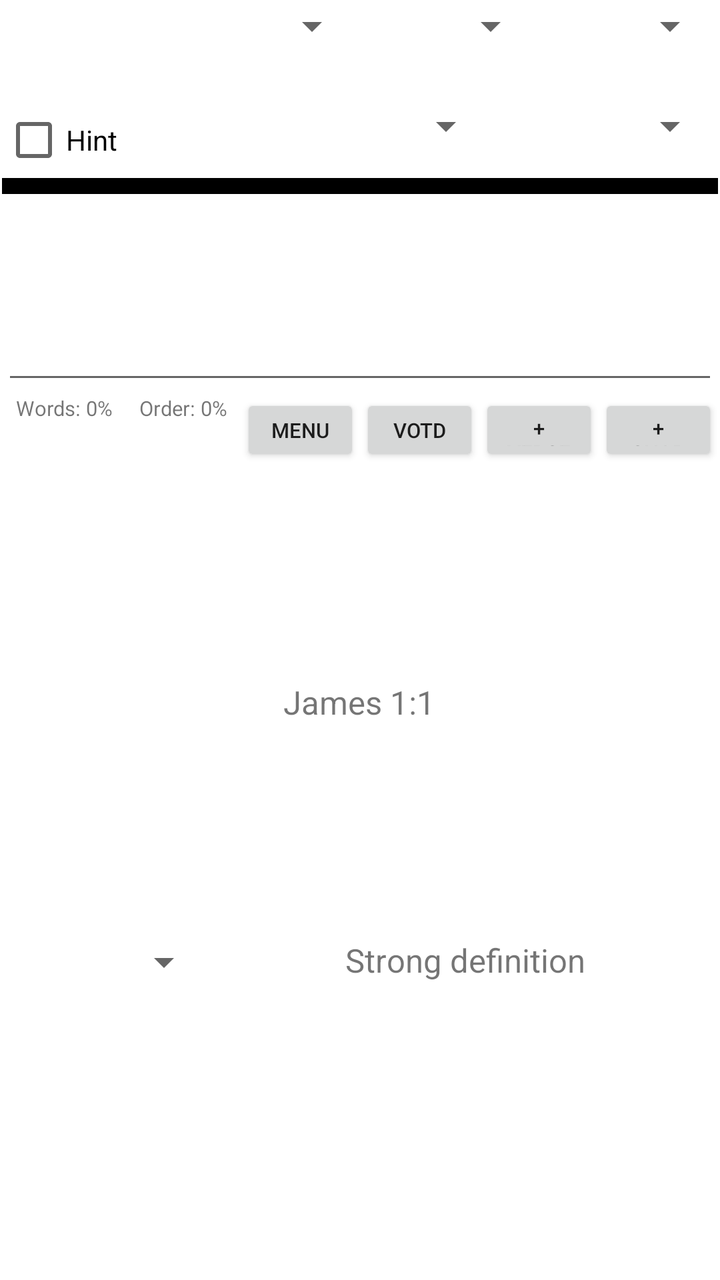
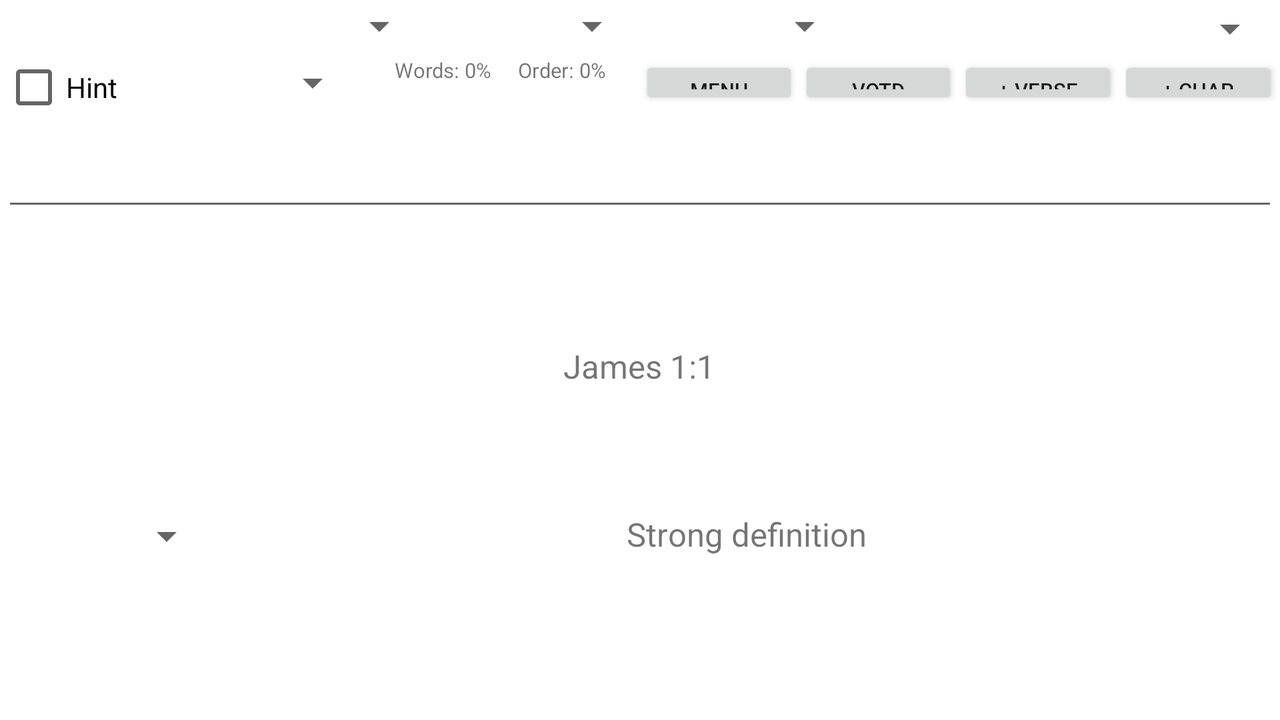

Compare how this app lays out the same screen by default and in its alternative resource folder. The renders come first, then the two layout files and the values they reference.
<!-- AndroidManifest.xml: application theme Theme.NTSoulRecall -->
<!-- res/layout/main.xml -->
<?xml version="1.0" encoding="utf-8"?>
<LinearLayout xmlns:android="http://schemas.android.com/apk/res/android"
    android:id="@+id/ll00"
    android:orientation="vertical"
    android:padding="1dip"
    android:layout_width="fill_parent"
    android:layout_height="wrap_content">

    <LinearLayout
        android:id="@+id/ll01"
        android:layout_width="fill_parent"
        android:layout_height="50dip"
        android:weightSum="4"
        android:orientation="horizontal" >

        <Spinner
            android:id="@+id/sBook"
            android:layout_width="0dp"
            android:layout_height="wrap_content"
            android:layout_weight="2"
            android:prompt="@string/book_prompt" />

        <Spinner
            android:id="@+id/sChapter"
            android:layout_width="0dp"
            android:layout_height="wrap_content"
            android:layout_weight="1"
            android:prompt="@string/chapter_prompt" />

        <Spinner
            android:id="@+id/sVerse"
            android:layout_width="0dp"
            android:layout_height="wrap_content"
            android:layout_weight="1"
            android:prompt="@string/verse_prompt" />

    </LinearLayout>
    <LinearLayout
      android:id="@+id/ll02"
      android:orientation="horizontal"
      android:layout_width="fill_parent"
      android:layout_height="38dip">
        <CheckBox android:id="@+id/chPreview"
        android:layout_width="0dp"
        android:layout_height="wrap_content"
        android:layout_weight="80"
        android:text="@string/preview_text"
        />
        <Spinner
            android:id="@+id/sAuto"
            android:layout_width="0dp"
            android:layout_height="wrap_content"
            android:layout_weight="140"
            android:prompt="@string/auto_prompt"
        />
        <Spinner
            android:id="@+id/sVersion"
            android:layout_width="0dp"
            android:layout_height="wrap_content"
            android:layout_weight="100"
            android:prompt="@string/version_prompt"
        />
    </LinearLayout>
    <TextView
      android:id="@+id/tvBlank01"
      android:text=""
      android:gravity="center_horizontal"
      android:background="#000000"
      android:layout_width="fill_parent"
      android:layout_height="8dip"/>
    <LinearLayout
          android:id="@+id/editLayout"
          android:orientation="horizontal"
          android:layout_width="fill_parent"
          android:layout_height="100dip">
            <EditText
                android:id="@+id/editText"
                android:textSize="8pt"
                android:layout_width="fill_parent"
                android:layout_height="fill_parent"/>
    </LinearLayout>

    <LinearLayout
          android:id="@+id/ll03"
          android:orientation="horizontal"
          android:layout_width="fill_parent"
          android:layout_height="36dip">
        <TextView
            android:id="@+id/scoreOutput"
            android:text="Words: 0%     Order: 0%"
            android:textSize="5pt"
            android:gravity="center_horizontal"
            android:layout_width="0dp"
            android:layout_height="fill_parent"
            android:layout_weight="160"/>
        <Button android:id="@+id/btnMenu" android:layout_width="0dp"
            android:layout_weight="80"
            android:textSize="5pt"
            android:layout_height="fill_parent" android:text="Menu"></Button>
        <Button android:id="@+id/btnVotD" android:layout_width="0dp"
              android:layout_weight="80"
          android:textSize="5pt"
          android:layout_height="fill_parent" android:text="VotD"></Button>
          <Button android:id="@+id/btnAddVerse" android:layout_width="0dp"
              android:layout_weight="80"
          android:textSize="5pt"
          android:layout_height="fill_parent" android:text="+ Verse"></Button>
          <Button android:id="@+id/btnAddChapter" android:layout_width="0dp"
              android:layout_weight="80"
          android:textSize="5pt"
          android:layout_height="fill_parent" android:text="+ Chap"></Button>
         
    </LinearLayout>

    <LinearLayout
      android:id="@+id/llVerse"
      android:orientation="horizontal"
      android:layout_width="fill_parent"
      android:layout_height="236dip">
      <RelativeLayout
          android:layout_width="0dp"
          android:layout_height="fill_parent"
          android:layout_weight="0.10">
        <TextView
            android:id="@+id/fakeLeft"
            android:text=""
            android:textSize="8pt"
            android:layout_width="fill_parent"
            android:layout_height="fill_parent"/>
      </RelativeLayout>
      <RelativeLayout
            android:layout_width="0dp"
            android:layout_height="fill_parent"
            android:layout_weight="0.80">
      <ViewFlipper android:id="@+id/ViewFlipper01"
            android:layout_width="fill_parent" android:layout_height="fill_parent">
            
            <TextView
            android:id="@+id/returnVerse"
            android:text="James 1:1"
            android:textSize="8pt"
            android:layout_width="fill_parent"
            android:layout_height="fill_parent"
            android:gravity="center_vertical|center_horizontal"/>
            <TextView
            android:id="@+id/returnText"
            android:text="Actual verse here..."
            android:textSize="8pt"
            android:layout_width="fill_parent"
            android:layout_height="fill_parent"
            android:gravity="center_vertical|center_horizontal"/>
            
        </ViewFlipper>
        </RelativeLayout>
        <RelativeLayout
            android:layout_width="0dp"
            android:layout_height="fill_parent"
            android:layout_weight="0.10">
        <TextView
            android:id="@+id/fakeRight"
            android:text=""
            android:textSize="8pt"
            android:layout_width="fill_parent"
            android:layout_height="fill_parent"/>
        </RelativeLayout>
    </LinearLayout>

    <LinearLayout
          android:id="@+id/ll04"
          android:orientation="horizontal"
          android:layout_width="fill_parent"
          android:layout_height="128dip"
          android:layout_weight="1">
        <Spinner
            android:id="@+id/sStrongNumbers"
            android:layout_width="0dp"
            android:layout_height="wrap_content"
            android:layout_weight="125"
            android:prompt="@string/strong_prompt" />
       <TextView
        android:id="@+id/tvStrongDefinition"
        android:text="Strong definition"
        android:textSize="8pt"
        android:layout_width="0dp"
        android:layout_height="fill_parent"
        android:gravity="top|center_horizontal"
        android:layout_weight="300"/>
    </LinearLayout>
        
</LinearLayout>
<!-- resources referenced by this layout -->
<resources>
  <string name="auto_prompt">Choose verse sequence</string>
  <string name="book_prompt">Choose a book</string>
  <string name="chapter_prompt">Choose a chapter</string>
  <string name="preview_text">Hint</string>
  <string name="strong_prompt">Choose search number</string>
  <string name="verse_prompt">Choose a verse</string>
  <string name="version_prompt">Choose a Bible version</string>
  <style name="Theme.NTSoulRecall" parent="Theme.MaterialComponents.DayNight.DarkActionBar">
          
          <item name="colorPrimary">@color/purple_500</item>
          <item name="colorPrimaryVariant">@color/purple_700</item>
          <item name="colorOnPrimary">@color/white</item>
          
          <item name="colorSecondary">@color/teal_200</item>
          <item name="colorSecondaryVariant">@color/teal_700</item>
          <item name="colorOnSecondary">@color/black</item>
          
          <item name="android:statusBarColor">?attr/colorPrimaryVariant</item>
          
      </style>
</resources>
<!-- res/layout-land/main.xml (the author's variant of the layout above) -->
<!-- drawn on the phone turned sideways -->
<?xml version="1.0" encoding="utf-8"?>
<LinearLayout xmlns:android="http://schemas.android.com/apk/res/android"
    android:id="@+id/ll00"
    android:orientation="vertical"
    android:padding="1dip"
    android:layout_width="fill_parent"
    android:layout_height="wrap_content">
    <LinearLayout
      android:id="@+id/ll01"
      android:orientation="horizontal"
      android:layout_width="fill_parent"
      android:layout_height="38dip"
      android:layout_weight="1">
        <Spinner
            android:id="@+id/sBook"
            android:layout_width="0dp"
            android:layout_height="wrap_content"
            android:layout_weight="160"
            android:prompt="@string/book_prompt"
        />
        <Spinner
            android:id="@+id/sChapter"
            android:layout_width="0dp"
            android:layout_height="wrap_content"
            android:layout_weight="80"
            android:prompt="@string/chapter_prompt"
        />
        <Spinner
            android:id="@+id/sVerse"
            android:layout_width="0dp"
            android:layout_height="wrap_content"
            android:layout_weight="80"
            android:prompt="@string/verse_prompt"
        />
        <Spinner
            android:id="@+id/sAuto"
            android:layout_width="0dp"
            android:layout_height="fill_parent"
            android:layout_weight="160"
            android:prompt="@string/auto_prompt"
        />
    </LinearLayout>
    <LinearLayout
      android:id="@+id/ll02"
      android:orientation="horizontal"
      android:layout_width="fill_parent"
      android:layout_height="38dip"
      android:layout_weight="1">
        <CheckBox android:id="@+id/chPreview"
        android:layout_width="0dp"
        android:layout_height="wrap_content"
        android:layout_weight="80"
        android:text="@string/preview_text"
        />
        <Spinner
            android:id="@+id/sVersion"
            android:layout_width="0dp"
            android:layout_height="fill_parent"
            android:layout_weight="100"
            android:prompt="@string/version_prompt"
        />
        <TextView
            android:id="@+id/scoreOutput"
            android:text="Words: 0%     Order: 0%"
            android:textSize="5pt"
            android:gravity="center_horizontal"
            android:layout_width="0dp"
            android:layout_height="fill_parent"
            android:layout_weight="140"/>
        <Button android:id="@+id/btnMenu" android:layout_width="0dp"
            android:layout_weight="80"
            android:textSize="5pt"
            android:layout_height="fill_parent" android:text="Menu"></Button>
        <Button android:id="@+id/btnVotD" android:layout_width="0dp"
              android:layout_weight="80"
          android:textSize="5pt"
          android:layout_height="fill_parent" android:text="VotD"></Button>
          <Button android:id="@+id/btnAddVerse" android:layout_width="0dp"
              android:layout_weight="80"
          android:textSize="5pt"
          android:layout_height="fill_parent" android:text="+ Verse"></Button>
          <Button android:id="@+id/btnAddChapter" android:layout_width="0dp"
              android:layout_weight="80"
          android:textSize="5pt"
          android:layout_height="fill_parent" android:text="+ Chap"></Button>
    </LinearLayout>
    <TextView
      android:id="@+id/tvBlank01"
      android:text=""
      android:gravity="center_horizontal"
      android:background="#000000"
      android:layout_width="fill_parent"
      android:layout_height="8dip"
      android:layout_weight="1"/>
    <LinearLayout
          android:id="@+id/editLayout"
          android:orientation="horizontal"
          android:layout_width="fill_parent"
          android:layout_height="67dip"
          android:layout_weight="1">
            <EditText
                android:id="@+id/editText"
                android:textSize="8pt"
                android:layout_width="fill_parent"
                android:layout_height="fill_parent"/>
    </LinearLayout>
    <LinearLayout
          android:id="@+id/ll03"
          android:orientation="horizontal"
          android:layout_width="fill_parent"
          android:layout_height="1dip"
          android:layout_weight="1">
        
         
    </LinearLayout>

    <LinearLayout
      android:id="@+id/llVerse"
      android:orientation="horizontal"
      android:layout_width="fill_parent"
      android:layout_height="157dip"
      android:layout_weight="1">
        <RelativeLayout
            android:layout_width="0dp"
            android:layout_height="fill_parent"
            android:layout_weight="0.10">
            <TextView
                android:id="@+id/fakeLeft"
                android:text=""
                android:textSize="8pt"
                android:layout_width="fill_parent"
                android:layout_height="fill_parent"/>
        </RelativeLayout>
        <RelativeLayout
            android:layout_width="0dp"
            android:layout_height="fill_parent"
            android:layout_weight="0.80">
      <ViewFlipper android:id="@+id/ViewFlipper01"
            android:layout_width="fill_parent" android:layout_height="fill_parent">
            
            <TextView
            android:id="@+id/returnVerse"
            android:text="James 1:1"
            android:textSize="8pt"
            android:layout_width="fill_parent"
            android:layout_height="fill_parent"
            android:gravity="center_vertical|center_horizontal"
            android:layout_weight="1"/>
            <TextView
            android:id="@+id/returnText"
            android:text="Actual verse here..."
            android:textSize="8pt"
            android:layout_width="fill_parent"
            android:layout_height="fill_parent"
            android:gravity="center_vertical|center_horizontal"
            android:layout_weight="1"/>
            
        </ViewFlipper>
        </RelativeLayout>
        <RelativeLayout
            android:layout_width="0dp"
            android:layout_height="fill_parent"
            android:layout_weight="0.10">
            <TextView
                android:id="@+id/fakeRight"
                android:text=""
                android:textSize="8pt"
                android:layout_width="fill_parent"
                android:layout_height="fill_parent"/>
        </RelativeLayout>
    </LinearLayout>


    <LinearLayout
          android:id="@+id/ll04"
          android:orientation="horizontal"
          android:layout_width="fill_parent"
          android:layout_height="128dip"
          android:layout_weight="1">
        <Spinner
            android:id="@+id/sStrongNumbers"
            android:layout_width="0dp"
            android:layout_height="wrap_content"
            android:layout_weight="60"
            android:prompt="@string/strong_prompt" />
        <TextView
            android:id="@+id/tvStrongDefinition"
            android:text="Strong definition"
            android:textSize="8pt"
            android:layout_width="0dp"
            android:layout_height="fill_parent"
            android:gravity="top|center_horizontal"
            android:layout_weight="300"/>
    </LinearLayout>
        
</LinearLayout>
